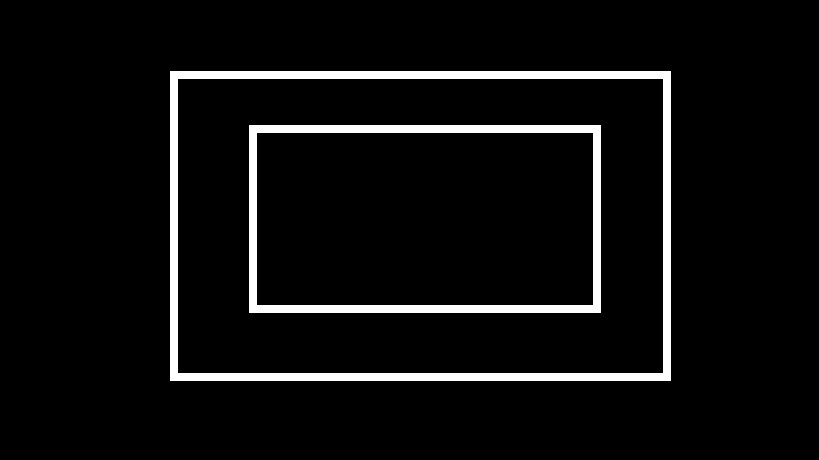
#> input picture FileTests/foto.jpg, 819 x 460 px
$ python teste3.py
#> lines starting #> are read from the running program, lines starting #| are printed output that depends on the picture; after the words box and inside, x2 and y2 are one past the last pixel; in counts of white or black regions, pixels touching at a corner belong together
import cv2 as cv
import numpy as np

img = cv.imread('foto.jpg')
#> img is the input picture: shape (460, 819, 3); min 0, max 255, mean 14.3
gray = cv.cvtColor(img,cv.COLOR_BGR2GRAY)
edges = cv.Canny(gray,50,150,apertureSize = 3)
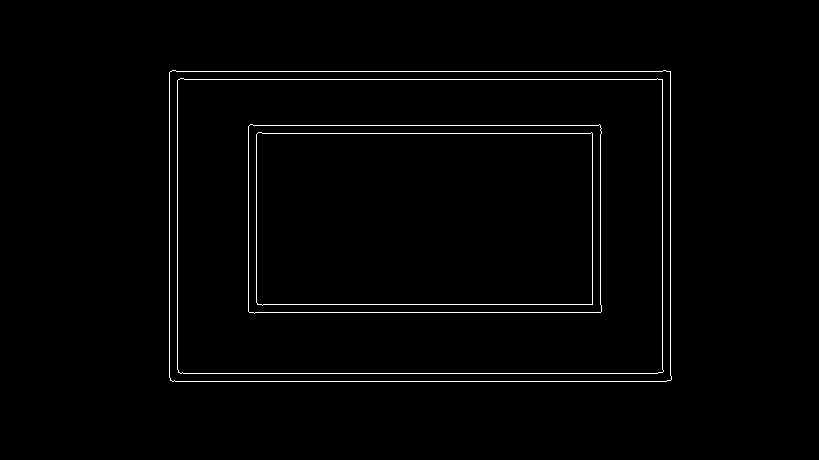
#> edges: shape (460, 819); 1.4% white in thin lines or dots, all inside (x1, y1, x2, y2) = (169, 70, 672, 382)

minLineLength = 100
maxLineGap = 10
lines = cv.HoughLinesP(edges,1,np.pi/180,100,minLineLength,maxLineGap)
#> lines = 16 rows, first 6: [175, 381, 666, 381], [183, 373, 657, 373], [176, 71, 662, 71], [184, 79, 656, 79], [253, 125, 598, 125], [263, 304, 592, 304]
for x1,y1,x2,y2 in lines[0]:
    cv.line(img,(x1,y1),(x2,y2),(0,255,0),2)
#> this loop made 1 pass
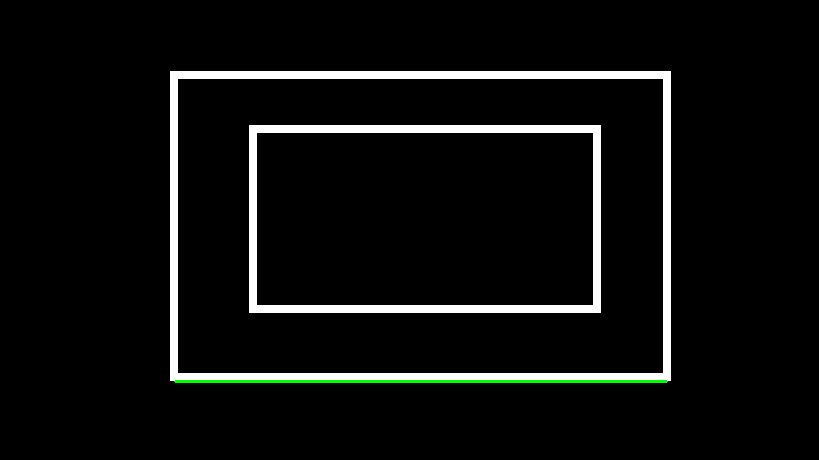
#> img: shape (460, 819, 3); 0.39% of pixels changed, all inside (x1, y1, x2, y2) = (174, 380, 668, 383)

cv.imwrite('houghlines5.jpg',img)
